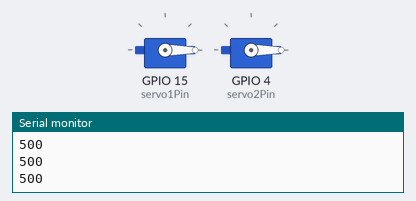
The sketch below on a simulated ESP32. Parts: 2 × servo, the last lines printed to the serial monitor. Servo pulses on a pin are drawn as a servo (544–2400 µs = 0–180°).

Above: at 0.3 s.
At 4.45 s:
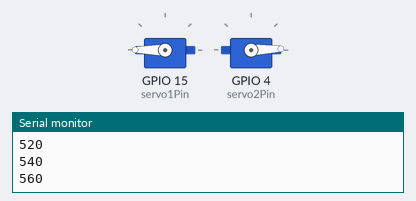
At 6.5 s:
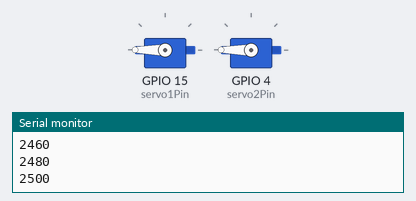
At 8.72 s:
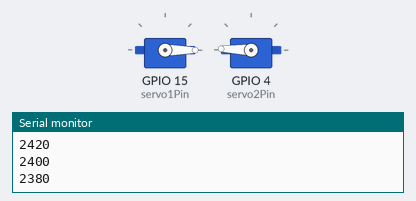
Timing chart, 0 to 12.1 s (numbered marks = the images above):
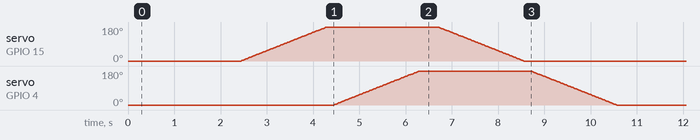

The sketch:

Multi_PWMServo.ino
```cpp
#include "ESP32PWMServo.h" // 导入库文件

// 控制多个PWM舵机例程

void setup() {
  PWMServo_init();    // 初始化PWM舵机库
  Serial.begin(9600); // 设置串口波特率
  Serial.println("start...");  // 串口打印"start..."
  delay(200);                  // 延时200毫秒

}

bool start_en = true;
void loop() {
  // put your main code here, to run repeatedly:
  if(start_en){
    SetPWMServo(1,500,2000);  // 设置1号PWM舵机脉宽500，运行时间2000毫秒
    SetPWMServo(2,500,2000);  // 设置2号PWM舵机脉宽500，运行时间2000毫秒
    delay(200);               // 延时200毫秒
    SetPWMServo(1,2500,2000); // 设置1号PWM舵机脉宽2500，运行时间2000毫秒
    SetPWMServo(2,2500,2000); // 设置2号PWM舵机脉宽2500，运行时间2000毫秒
    delay(200);               // 延时200毫秒
    SetPWMServo(1,500,2000);  // 设置1号PWM舵机脉宽500，运行时间2000毫秒
    SetPWMServo(2,500,2000);  // 设置2号PWM舵机脉宽500，运行时间2000毫秒
    start_en = false;
  }
  else{
    delay(500); // 延时500毫秒
  }
}
```

ESP32PWMServo.cpp
```cpp
#include "ESP32PWMServo.h"

Servo servo1;
Servo servo2;
static const int servo1Pin = 15;
static const int servo2Pin = 4;

int stat = 0;
int init_pulse[2] = {500,500};

void PWMServo_init(){
    servo1.attach(servo1Pin);
    servo2.attach(servo2Pin);
}

void SetPWMServo(int id, int pul, int duration){
    if(0 < id & id < 3){
        if(pul < 500) pul = 500;
        if(pul > 2500) pul = 2500;
        if(stat){
            int pulse = init_pulse[id-1];
            int value = pul - pulse;
            int degree = duration / 20;
            int d = value / degree;
            for(int count=0; count<int(degree); count++){
                pulse = int(pulse + d);
                Serial.println(pulse);
                if(id == 1)servo1.writeMicroseconds(pulse);    // 输出PWM
                else if(id == 2)servo2.writeMicroseconds(pulse); // 输出PWM
                delay(20);
            }
            init_pulse[id-1] = pul;
        }
        else{
            if(id == 1)servo1.writeMicroseconds(pul); // 输出PWM
            else if(id == 2)servo2.writeMicroseconds(pul); // 输出PWM
            init_pulse[id-1] = pul;
            stat = 1;
        }
    }
}
```

ESP32PWMServo.h
```cpp
#ifndef ESP32PWMSERVO_H
#define ESP32PWMSERVO_H

#include "Servo.h"
#include <Arduino.h>
void PWMServo_init();
void SetPWMServo(int id, int pul, int duration);

#endif
```

Servo.cpp
```cpp
#include "Servo.h"

int Servo::channel_next_free = 0;

Servo::Servo(){ _resetFields();}

Servo::~Servo(){ detach();}

bool Servo::attach(int pin, int channel,
                   int minAngle, int maxAngle,
                   int minPulseWidth, int maxPulseWidth)
{
    if(channel == CHANNEL_NOT_ATTACHED) {
        if(channel_next_free == CHANNEL_MAX_NUM) {
            return false;
        }
        _channel = channel_next_free;
        channel_next_free++;
    } else {
        _channel = channel;
    }

    _pin = pin;
    _minAngle = minAngle;
    _maxAngle = maxAngle;
    _minPulseWidth = minPulseWidth;
    _maxPulseWidth = maxPulseWidth;

    ledcSetup(_channel, 50, 16); // channel X, 50 Hz, 16-bit depth
    ledcAttachPin(_pin, _channel);
    return true;
}

bool Servo::detach() {
    if (!this->attached()) {
        return false;
    }

    if(_channel == (channel_next_free - 1))
        channel_next_free--;

    ledcDetachPin(_pin);
    _pin = PIN_NOT_ATTACHED;
    return true;
}

void Servo::write(int degrees) {
    degrees = constrain(degrees, _minAngle, _maxAngle);
    writeMicroseconds(_angleToUs(degrees));
}

void Servo::writeMicroseconds(int pulseUs) {
    if (!attached()) {
        return;
    }
    pulseUs = constrain(pulseUs, _minPulseWidth, _maxPulseWidth);
    _pulseWidthDuty = _usToDuty(pulseUs);
    ledcWrite(_channel, _pulseWidthDuty);
}

int Servo::read() {
    return _usToAngle(readMicroseconds());
}

int Servo::readMicroseconds() {
    if (!this->attached()) {
        return 0;
    }
    int duty = ledcRead(_channel);
    return _dutyToUs(duty);
}

bool Servo::attached() const { return _pin != PIN_NOT_ATTACHED; }

int Servo::attachedPin() const { return _pin; }

void Servo::_resetFields(void) {
    _pin = PIN_NOT_ATTACHED;
    _pulseWidthDuty = 0;
    _channel = CHANNEL_NOT_ATTACHED;
    _minAngle = MIN_ANGLE;
    _maxAngle = MAX_ANGLE;
    _minPulseWidth = MIN_PULSE_WIDTH;
    _maxPulseWidth = MAX_PULSE_WIDTH;
}
```

Servo.h
```cpp
#pragma once
#include <Arduino.h>

class Servo {
    static const int MIN_ANGLE = 0;
    static const int MAX_ANGLE = 180;
    static const int MIN_PULSE_WIDTH = 500;     // the shortest pulse sent to a servo
    static const int MAX_PULSE_WIDTH = 2500;     // the longest pulse sent to a servo
    static const int MAX_COMPARE = ((1 << 16) - 1); // 65535
    static const int TAU_MSEC = 20;
    static const int TAU_USEC = (TAU_MSEC * 1000);
    static const int CHANNEL_MAX_NUM = 16;

public:
    static const int CHANNEL_NOT_ATTACHED = -1;
    static const int PIN_NOT_ATTACHED = -1;

    Servo();
    ~Servo();

    bool attach(int pin, int channel = CHANNEL_NOT_ATTACHED,
                int minAngle = MIN_ANGLE, int maxAngle = MAX_ANGLE,
                int minPulseWidth = MIN_PULSE_WIDTH, int maxPulseWidth = MAX_PULSE_WIDTH);

    bool detach();
    void write(int degrees);
    void writeMicroseconds(int pulseUs);
    int read();
    int readMicroseconds();
    bool attached() const;
    int attachedPin() const;

private:
    void _resetFields(void);

    int _usToDuty(int us)    { return map(us, 0, TAU_USEC, 0, MAX_COMPARE); }
    int _dutyToUs(int duty)  { return map(duty, 0, MAX_COMPARE, 0, TAU_USEC); }
    int _usToAngle(int us)   { return map(us, _minPulseWidth, _maxPulseWidth, _minAngle, _maxAngle); }
    int _angleToUs(int angle){ return map(angle, _minAngle, _maxAngle, _minPulseWidth, _maxPulseWidth); }

    static int channel_next_free;

    int _pin;
    int _pulseWidthDuty;
    int _channel;
    int _min, _max;
    int _minPulseWidth, _maxPulseWidth;
    int _minAngle, _maxAngle;
};
```

Measured:
- by itself, servo on GPIO 15 (servo1Pin), servo on GPIO 4 (servo2Pin): rises from 0° to 180° in 1.8 s, then falls to 0° in 4.3 s
